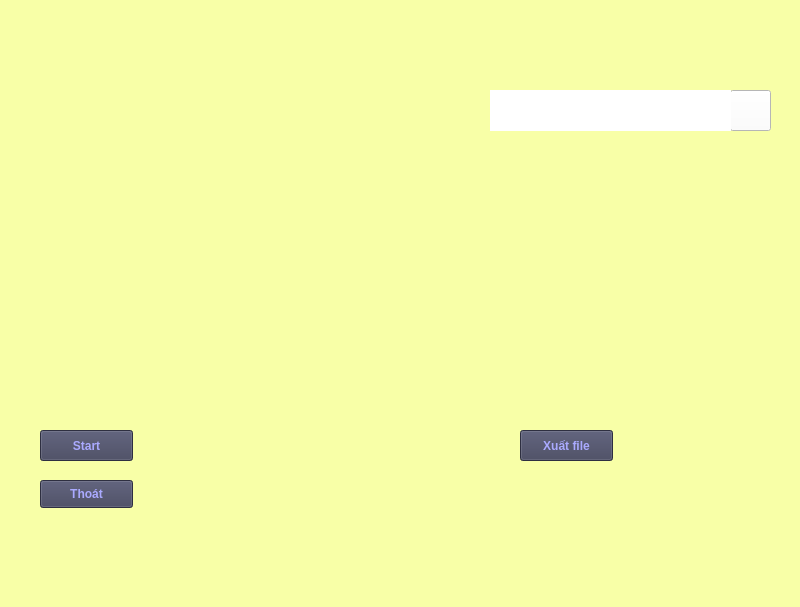
<?xml version="1.0" encoding="UTF-8"?>
<ui version="4.0">
 <class>MainWindow</class>
 <widget class="QMainWindow" name="MainWindow">
  <property name="geometry">
   <rect>
    <x>0</x>
    <y>0</y>
    <width>800</width>
    <height>607</height>
   </rect>
  </property>
  <property name="windowTitle">
   <string>MainWindow</string>
  </property>
  <property name="styleSheet">
   <string notr="true">background-color: rgb(248, 255, 167);</string>
  </property>
  <widget class="QWidget" name="centralwidget">
   <widget class="QWidget" name="verticalLayoutWidget">
    <property name="geometry">
     <rect>
      <x>180</x>
      <y>80</y>
      <width>311</width>
      <height>441</height>
     </rect>
    </property>
    <layout class="QVBoxLayout" name="verticalLayout">
     <property name="spacing">
      <number>7</number>
     </property>
     <property name="sizeConstraint">
      <enum>QLayout::SetDefaultConstraint</enum>
     </property>
     <item>
      <widget class="QLabel" name="video_label">
       <property name="styleSheet">
        <string notr="true"/>
       </property>
       <property name="text">
        <string/>
       </property>
      </widget>
     </item>
    </layout>
   </widget>
   <widget class="QLabel" name="label">
    <property name="geometry">
     <rect>
      <x>490</x>
      <y>130</y>
      <width>251</width>
      <height>31</height>
     </rect>
    </property>
    <property name="font">
     <font>
      <pointsize>10</pointsize>
     </font>
    </property>
    <property name="styleSheet">
     <string notr="true"/>
    </property>
    <property name="text">
     <string/>
    </property>
   </widget>
   <widget class="QLabel" name="label_2">
    <property name="geometry">
     <rect>
      <x>490</x>
      <y>160</y>
      <width>251</width>
      <height>31</height>
     </rect>
    </property>
    <property name="font">
     <font>
      <pointsize>10</pointsize>
     </font>
    </property>
    <property name="styleSheet">
     <string notr="true"/>
    </property>
    <property name="text">
     <string/>
    </property>
   </widget>
   <widget class="QLabel" name="label_3">
    <property name="geometry">
     <rect>
      <x>490</x>
      <y>190</y>
      <width>251</width>
      <height>31</height>
     </rect>
    </property>
    <property name="font">
     <font>
      <pointsize>10</pointsize>
     </font>
    </property>
    <property name="styleSheet">
     <string notr="true"/>
    </property>
    <property name="text">
     <string/>
    </property>
   </widget>
   <widget class="QPushButton" name="thoat_video">
    <property name="geometry">
     <rect>
      <x>40</x>
      <y>480</y>
      <width>93</width>
      <height>28</height>
     </rect>
    </property>
    <property name="font">
     <font>
      <weight>75</weight>
      <bold>true</bold>
     </font>
    </property>
    <property name="styleSheet">
     <string notr="true">background-color: rgb(64, 66, 91);
color: rgb(170, 170, 255)</string>
    </property>
    <property name="text">
     <string>Thoát</string>
    </property>
   </widget>
   <widget class="QPushButton" name="xem_video">
    <property name="geometry">
     <rect>
      <x>40</x>
      <y>430</y>
      <width>93</width>
      <height>31</height>
     </rect>
    </property>
    <property name="font">
     <font>
      <weight>75</weight>
      <bold>true</bold>
     </font>
    </property>
    <property name="styleSheet">
     <string notr="true">background-color: rgb(64, 66, 91);
color: rgb(170, 170, 255)</string>
    </property>
    <property name="text">
     <string>Start</string>
    </property>
   </widget>
   <widget class="QPushButton" name="add_video">
    <property name="geometry">
     <rect>
      <x>730</x>
      <y>90</y>
      <width>41</width>
      <height>41</height>
     </rect>
    </property>
    <property name="styleSheet">
     <string notr="true">border-image: url(:/logo/icon_logo.png);
background-color: rgb(255, 255, 255);</string>
    </property>
    <property name="text">
     <string/>
    </property>
   </widget>
   <widget class="QLabel" name="name_file">
    <property name="geometry">
     <rect>
      <x>490</x>
      <y>90</y>
      <width>241</width>
      <height>41</height>
     </rect>
    </property>
    <property name="font">
     <font>
      <underline>false</underline>
     </font>
    </property>
    <property name="styleSheet">
     <string notr="true">background-color: rgb(255, 255, 255);
</string>
    </property>
    <property name="lineWidth">
     <number>1</number>
    </property>
    <property name="text">
     <string/>
    </property>
   </widget>
   <widget class="QLabel" name="time_batdau">
    <property name="geometry">
     <rect>
      <x>490</x>
      <y>220</y>
      <width>251</width>
      <height>41</height>
     </rect>
    </property>
    <property name="font">
     <font>
      <pointsize>10</pointsize>
     </font>
    </property>
    <property name="styleSheet">
     <string notr="true"/>
    </property>
    <property name="text">
     <string/>
    </property>
   </widget>
   <widget class="QLabel" name="time_cr">
    <property name="geometry">
     <rect>
      <x>650</x>
      <y>480</y>
      <width>131</width>
      <height>41</height>
     </rect>
    </property>
    <property name="styleSheet">
     <string notr="true">background-color: rgb(248, 255, 167);</string>
    </property>
    <property name="text">
     <string/>
    </property>
   </widget>
   <widget class="QLabel" name="label_4">
    <property name="geometry">
     <rect>
      <x>60</x>
      <y>10</y>
      <width>71</width>
      <height>71</height>
     </rect>
    </property>
    <property name="styleSheet">
     <string notr="true">border-image: url(:/logo/Logo_ctuet.png);
background-color: rgb(248, 255, 167);</string>
    </property>
    <property name="text">
     <string/>
    </property>
   </widget>
   <widget class="QLabel" name="label_5">
    <property name="geometry">
     <rect>
      <x>210</x>
      <y>-10</y>
      <width>141</width>
      <height>111</height>
     </rect>
    </property>
    <property name="styleSheet">
     <string notr="true">border-image: url(:/logo/phan_bon_cm.png);
background-color: rgb(248, 255, 167);</string>
    </property>
    <property name="text">
     <string/>
    </property>
   </widget>
   <widget class="QLabel" name="label_6">
    <property name="geometry">
     <rect>
      <x>640</x>
      <y>0</y>
      <width>71</width>
      <height>71</height>
     </rect>
    </property>
    <property name="styleSheet">
     <string notr="true">border-image: url(:/logo/ctu.png);
background-color: rgb(248, 255, 167);</string>
    </property>
    <property name="text">
     <string/>
    </property>
   </widget>
   <widget class="QLabel" name="label_8">
    <property name="geometry">
     <rect>
      <x>430</x>
      <y>10</y>
      <width>131</width>
      <height>71</height>
     </rect>
    </property>
    <property name="styleSheet">
     <string notr="true">border-image: url(:/logo/kgst.png);
background-color: rgb(248, 255, 167);</string>
    </property>
    <property name="text">
     <string/>
    </property>
   </widget>
   <widget class="QPushButton" name="xuat_file">
    <property name="geometry">
     <rect>
      <x>520</x>
      <y>430</y>
      <width>93</width>
      <height>31</height>
     </rect>
    </property>
    <property name="font">
     <font>
      <weight>75</weight>
      <bold>true</bold>
     </font>
    </property>
    <property name="styleSheet">
     <string notr="true">background-color: rgb(64, 66, 91);
color: rgb(170, 170, 255)</string>
    </property>
    <property name="text">
     <string>Xuất file</string>
    </property>
   </widget>
  </widget>
  <widget class="QMenuBar" name="menubar">
   <property name="geometry">
    <rect>
     <x>0</x>
     <y>0</y>
     <width>800</width>
     <height>26</height>
    </rect>
   </property>
  </widget>
  <widget class="QStatusBar" name="statusbar"/>
 </widget>
 <resources>
  <include location="logo.qrc"/>
 </resources>
 <connections/>
</ui>
